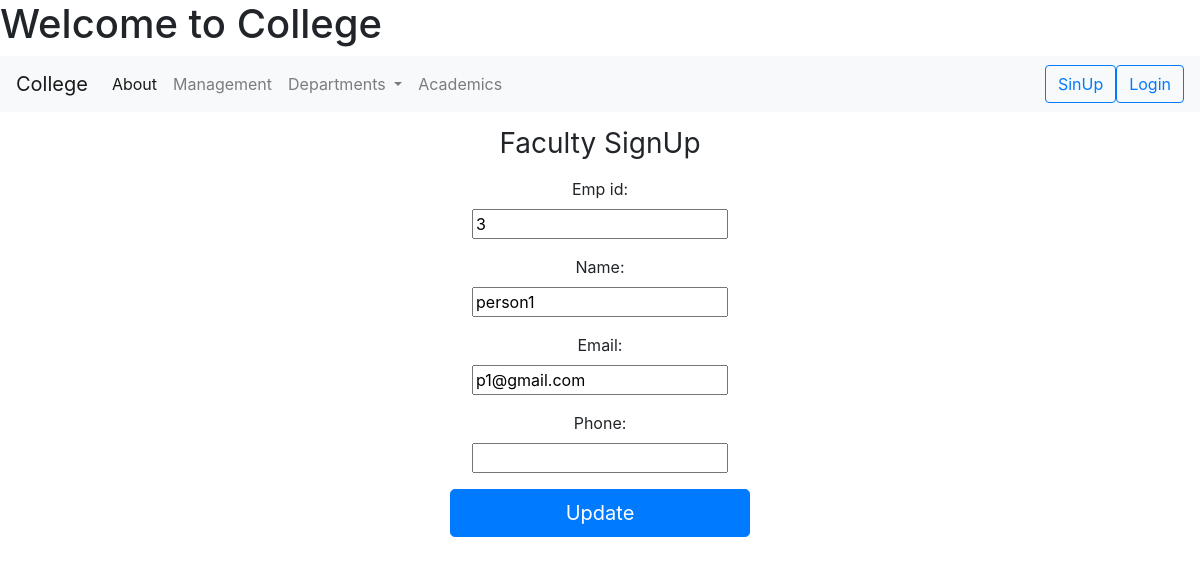
/faculty/update/3, run on the app's committed database.
### CSE/models.py (models this page shows, shortened)
class Faculty(models.Model):
    emp_id = models.CharField(max_length=10)
    name = models.CharField(max_length=100)
    email = models.EmailField()
    phone = models.IntegerField(null=True, blank=True)

### CSE/views.py (the view)
# urls.py: path('update/<int:num>', views.faculty_edit, name='faculty_edit'),
def faculty_edit(request, num):
    faculty_data = Faculty.objects.get(id=num)
    form = FacultyRegisterForm(request.POST or None, instance=faculty_data)
    if form.is_valid():
        form.save()
        return HttpResponse("details edited successfully!!")
    return render(request, 'facultyedit.html', {'form': form})

### CSE/forms.py
class FacultyRegisterForm(ModelForm):
    class Meta:
        model = Faculty
        fields = "__all__"

### CSE/templates/facultyedit.html (shortened to what this page needs)
{% extends 'index.html' %}
{% block foo %}
<form class="form-signin" style="text-align: center;"  method="post">
      <h1 class="h3 mb-3 font-weight-normal">Faculty SignUp</h1>
    {{ form.as_p }}
      <button class="btn btn-lg btn-primary btn-block" type="submit">Update</button>
</form>
{% endblock %}

### CSE/templates/index.html (style rules this page uses)
.form-signin { width: 100%; max-width: 330px; padding: 15px; margin: auto; }
form { display: block; margin-top: 0em; }

### data on the page
Faculty: emp_id "3", name "person1", email "p1@gmail.com"
